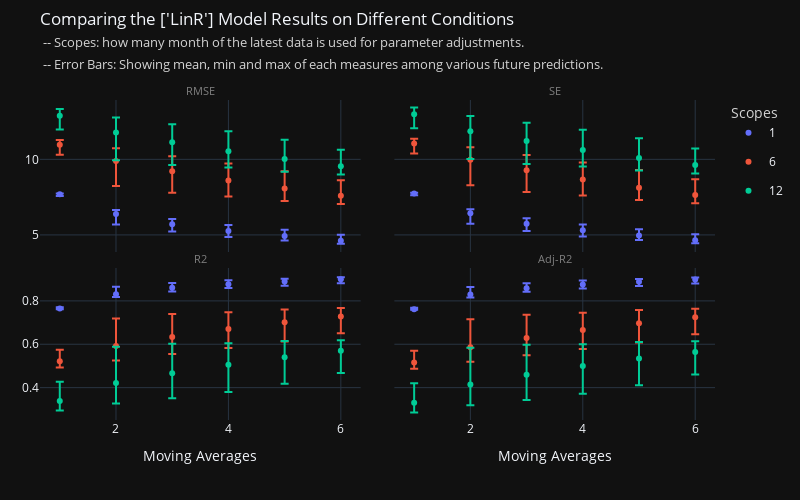

Notebook cell for this chart:
### Code cell
f1.show()

### Figure 1 — Plotly figure (JSON) as saved in the notebook; plotly's stock layout.template omitted (floating-point values rounded to 4 significant figures)
{"data": [{"error_y": {"array": [0.04178, 0.2667, 0.3458, 0.3882, 0.4146, 0.3923], "arrayminus": [0.1204, 0.6861, 0.4761, 0.4049, 0.2989, 0.2101]}, "hovertemplate": "SC=1<br>MA=%{x}<br>RMSE_mean=%{y}<extra></extra>", "legendgroup": "1", "marker": {"color": "#636efa", "symbol": "circle"}, "mode": "markers", "name": "1", "orientation": "v", "showlegend": true, "type": "scatter", "x": [1, 2, 3, 4, 5, 6], "xaxis": "x", "y": [7.69, 6.378, 5.703, 5.266, 4.922, 4.62], "yaxis": "y"}, {"error_y": {"array": [0.3195, 0.8325, 1.002, 1.119, 1.152, 1.028], "arrayminus": [0.6547, 1.667, 1.426, 1.056, 0.8188, 0.5441]}, "hovertemplate": "SC=6<br>MA=%{x}<br>RMSE_mean=%{y}<extra></extra>", "legendgroup": "6", "marker": {"color": "#EF553B", "symbol": "circle"}, "mode": "markers", "name": "6", "orientation": "v", "showlegend": true, "type": "scatter", "x": [1, 2, 3, 4, 5, 6], "xaxis": "x", "y": [10.96, 9.895, 9.209, 8.602, 8.067, 7.584], "yaxis": "y"}, {"error_y": {"array": [0.4332, 0.9957, 1.204, 1.325, 1.288, 1.091], "arrayminus": [0.9202, 1.832, 1.504, 1.083, 0.8287, 0.5445]}, "hovertemplate": "SC=12<br>MA=%{x}<br>RMSE_mean=%{y}<extra></extra>", "legendgroup": "12", "marker": {"color": "#00cc96", "symbol": "circle"}, "mode": "markers", "name": "12", "orientation": "v", "showlegend": true, "type": "scatter", "x": [1, 2, 3, 4, 5, 6], "xaxis": "x", "y": [12.89, 11.77, 11.12, 10.54, 10.02, 9.546], "yaxis": "y"}, {"error_y": {"array": [0.04243, 0.2689, 0.3485, 0.3913, 0.4179, 0.3955], "arrayminus": [0.1216, 0.6914, 0.4799, 0.408, 0.3013, 0.2117]}, "hovertemplate": "SC=1<br>MA=%{x}<br>SE_mean=%{y}<extra></extra>", "legendgroup": "1", "marker": {"color": "#636efa", "symbol": "circle"}, "mode": "markers", "name": "1", "orientation": "v", "showlegend": false, "type": "scatter", "x": [1, 2, 3, 4, 5, 6], "xaxis": "x2", "y": [7.747, 6.425, 5.745, 5.305, 4.958, 4.655], "yaxis": "y2"}, {"error_y": {"array": [0.3217, 0.8389, 1.009, 1.128, 1.161, 1.036], "arrayminus": [0.6599, 1.68, 1.437, 1.065, 0.8251, 0.5484]}, "hovertemplate": "SC=6<br>MA=%{x}<br>SE_mean=%{y}<extra></extra>", "legendgroup": "6", "marker": {"color": "#EF553B", "symbol": "circle"}, "mode": "markers", "name": "6", "orientation": "v", "showlegend": false, "type": "scatter", "x": [1, 2, 3, 4, 5, 6], "xaxis": "x2", "y": [11.04, 9.968, 9.277, 8.666, 8.127, 7.64], "yaxis": "y2"}, {"error_y": {"array": [0.4365, 1.003, 1.214, 1.335, 1.298, 1.1], "arrayminus": [0.9275, 1.846, 1.516, 1.091, 0.8352, 0.5489]}, "hovertemplate": "SC=12<br>MA=%{x}<br>SE_mean=%{y}<extra></extra>", "legendgroup": "12", "marker": {"color": "#00cc96", "symbol": "circle"}, "mode": "markers", "name": "12", "orientation": "v", "showlegend": false, "type": "scatter", "x": [1, 2, 3, 4, 5, 6], "xaxis": "x2", "y": [12.99, 11.86, 11.2, 10.61, 10.09, 9.617], "yaxis": "y2"}, {"error_y": {"array": [0.0062, 0.03411, 0.02227, 0.01841, 0.0133, 0.009216], "arrayminus": [0.00289, 0.01332, 0.01657, 0.0182, 0.01903, 0.01762]}, "hovertemplate": "SC=1<br>MA=%{x}<br>R2_mean=%{y}<extra></extra>", "legendgroup": "1", "marker": {"color": "#636efa", "symbol": "circle"}, "mode": "markers", "name": "1", "orientation": "v", "showlegend": false, "type": "scatter", "x": [1, 2, 3, 4, 5, 6], "xaxis": "x3", "y": [0.7646, 0.8312, 0.8604, 0.8772, 0.8893, 0.8994], "yaxis": "y3"}, {"error_y": {"array": [0.05372, 0.1271, 0.1064, 0.07796, 0.05965, 0.0391], "arrayminus": [0.02805, 0.06661, 0.07843, 0.08682, 0.08812, 0.07682]}, "hovertemplate": "SC=6<br>MA=%{x}<br>R2_mean=%{y}<extra></extra>", "legendgroup": "6", "marker": {"color": "#EF553B", "symbol": "circle"}, "mode": "markers", "name": "6", "orientation": "v", "showlegend": false, "type": "scatter", "x": [1, 2, 3, 4, 5, 6], "xaxis": "x3", "y": [0.5214, 0.5914, 0.6334, 0.67, 0.701, 0.7279], "yaxis": "y3"}, {"error_y": {"array": [0.08894, 0.1671, 0.1365, 0.09849, 0.07524, 0.04928], "arrayminus": [0.04355, 0.09518, 0.115, 0.1266, 0.1222, 0.1021]}, "hovertemplate": "SC=12<br>MA=%{x}<br>R2_mean=%{y}<extra></extra>", "legendgroup": "12", "marker": {"color": "#00cc96", "symbol": "circle"}, "mode": "markers", "name": "12", "orientation": "v", "showlegend": false, "type": "scatter", "x": [1, 2, 3, 4, 5, 6], "xaxis": "x3", "y": [0.338, 0.4218, 0.4662, 0.506, 0.5403, 0.5697], "yaxis": "y3"}, {"error_y": {"array": [0.006293, 0.03454, 0.02255, 0.01865, 0.01347, 0.009332], "arrayminus": [0.002914, 0.0135, 0.01678, 0.01843, 0.01928, 0.01784]}, "hovertemplate": "SC=1<br>MA=%{x}<br>Adj-R2_mean=%{y}<extra></extra>", "legendgroup": "1", "marker": {"color": "#636efa", "symbol": "circle"}, "mode": "markers", "name": "1", "orientation": "v", "showlegend": false, "type": "scatter", "x": [1, 2, 3, 4, 5, 6], "xaxis": "x4", "y": [0.7617, 0.8291, 0.8587, 0.8756, 0.888, 0.8981], "yaxis": "y4"}, {"error_y": {"array": [0.05441, 0.1287, 0.1078, 0.07895, 0.06041, 0.03959], "arrayminus": [0.02838, 0.06745, 0.07942, 0.08793, 0.08924, 0.0778]}, "hovertemplate": "SC=6<br>MA=%{x}<br>Adj-R2_mean=%{y}<extra></extra>", "legendgroup": "6", "marker": {"color": "#EF553B", "symbol": "circle"}, "mode": "markers", "name": "6", "orientation": "v", "showlegend": false, "type": "scatter", "x": [1, 2, 3, 4, 5, 6], "xaxis": "x4", "y": [0.5156, 0.5864, 0.6289, 0.6659, 0.6973, 0.7245], "yaxis": "y4"}, {"error_y": {"array": [0.09008, 0.1692, 0.1382, 0.09974, 0.07619, 0.04992], "arrayminus": [0.0441, 0.09638, 0.1164, 0.1282, 0.1237, 0.1034]}, "hovertemplate": "SC=12<br>MA=%{x}<br>Adj-R2_mean=%{y}<extra></extra>", "legendgroup": "12", "marker": {"color": "#00cc96", "symbol": "circle"}, "mode": "markers", "name": "12", "orientation": "v", "showlegend": false, "type": "scatter", "x": [1, 2, 3, 4, 5, 6], "xaxis": "x4", "y": [0.3299, 0.4147, 0.4596, 0.4999, 0.5346, 0.5644], "yaxis": "y4"}], "layout": {"annotations": [{"font": {"color": "grey", "size": 11}, "showarrow": false, "text": "RMSE", "x": 0.2375, "xanchor": "center", "xref": "paper", "y": 1, "yanchor": "bottom", "yref": "paper"}, {"font": {"color": "grey", "size": 11}, "showarrow": false, "text": "SE", "x": 0.7625, "xanchor": "center", "xref": "paper", "y": 1, "yanchor": "bottom", "yref": "paper"}, {"font": {"color": "grey", "size": 11}, "showarrow": false, "text": "R2", "x": 0.2375, "xanchor": "center", "xref": "paper", "y": 0.475, "yanchor": "bottom", "yref": "paper"}, {"font": {"color": "grey", "size": 11}, "showarrow": false, "text": "Adj-R2", "x": 0.7625, "xanchor": "center", "xref": "paper", "y": 0.475, "yanchor": "bottom", "yref": "paper"}], "height": 500, "legend": {"title": {"font": {"color": "lightgrey"}, "text": "Scopes"}}, "margin": {"l": 40, "r": 40, "t": 100}, "title": {"text": "Comparing the ['LinR'] Model Results on Different Conditions<br><span style=\"font-size: 12.5px; color: lightgrey;\"> -- Scopes: how many month of the latest data is used for parameter adjustments.</span><br><span style=\"font-size: 12.5px; color: lightgrey;\"> -- Error Bars: Showing mean, min and max of each measures among various future predictions.</span>", "y": 0.95, "yanchor": "top"}, "width": 800, "xaxis": {"anchor": "y", "domain": [0, 0.475], "matches": "x3", "showticklabels": false}, "xaxis2": {"anchor": "y2", "domain": [0.525, 1], "matches": "x4", "showticklabels": false}, "xaxis3": {"anchor": "y3", "domain": [0, 0.475], "title": {"text": "Moving Averages"}}, "xaxis4": {"anchor": "y4", "domain": [0.525, 1], "title": {"text": "Moving Averages"}}, "yaxis": {"anchor": "x", "domain": [0.525, 1]}, "yaxis2": {"anchor": "x2", "domain": [0.525, 1], "matches": "y", "showticklabels": false}, "yaxis3": {"anchor": "x3", "domain": [0, 0.475]}, "yaxis4": {"anchor": "x4", "domain": [0, 0.475], "matches": "y3", "showticklabels": false}}}
